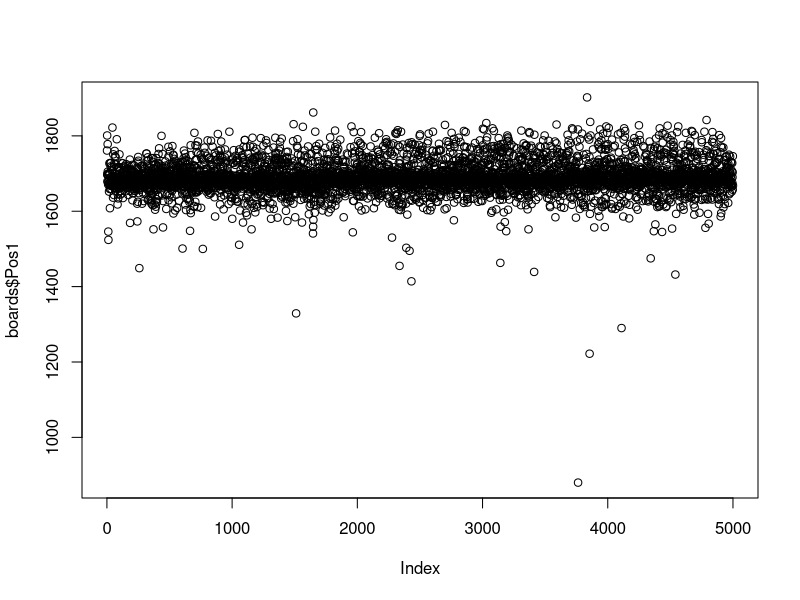

Recreate this plot in R.
# imports data of boards
boards<-read.csv('six-point-board-thickness.csv')

head(boards)
length(boards$Date.Time)

# help(identify)
# help(labels)

plot(boards$Pos1)

help(text)

# see: https://www.sixhat.net/plotting-multiple-data-series-in-r.html